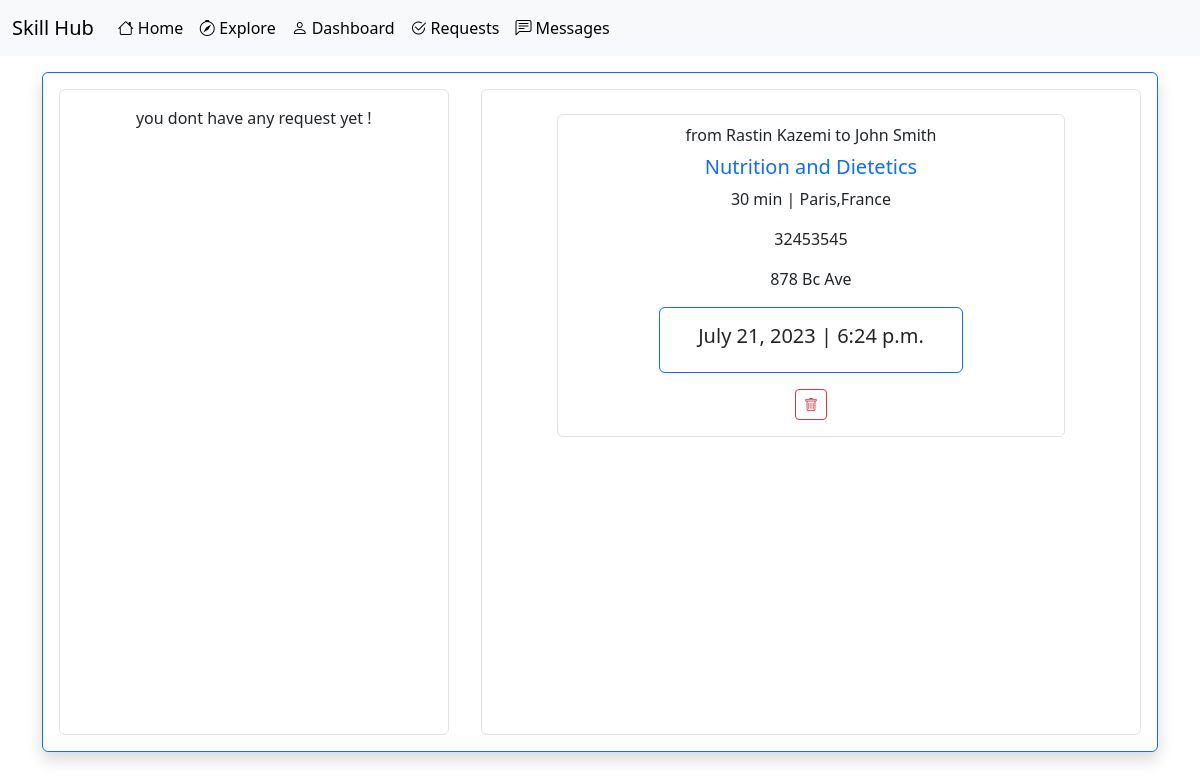
Page /request/23/ (signed in) on the committed database.
### request/models.py (models this page shows, shortened)
class Request(models.Model):
    skill = models.ForeignKey(Skills, on_delete=models.CASCADE, related_name='request_skill')
    user = models.ForeignKey(User, on_delete=models.CASCADE, related_name='request_user')
    receiver = models.ForeignKey(User, on_delete=models.CASCADE, related_name='request_receiver')
    REQUEST_CHOICES = (
        ('accepted', 'accepted'),
        ('pending', 'pending'),
    )
    status = models.CharField(choices=REQUEST_CHOICES, max_length=100)
    date = models.DateField()
    time = models.TimeField()
    create = models.DateTimeField(auto_now_add=True,null=True)

### account/models.py (models this page shows, shortened)
class Profile(models.Model):
    user = models.OneToOneField(User, on_delete=models.CASCADE, related_name='profile_user')
    phone = models.IntegerField(null=True)
    first_name = models.CharField(max_length=100, null=True)
    last_name = models.CharField(max_length=100, null=True)
    country = models.CharField(max_length=100, null=True)
    city = models.CharField(max_length=100, null=True)
    address = models.CharField(max_length=100, null=True)
    image = models.ImageField(upload_to='media/owner_profile/', default='media/default_images/avatar.png')

### skills/models.py (models this page shows, shortened)
class Skills(models.Model):
    user = models.ForeignKey(User, on_delete=models.CASCADE)
    category = models.ForeignKey('SkillsCategory', on_delete=models.CASCADE)
    title = models.CharField(max_length=100)
    time = models.ForeignKey('SkillsTime', on_delete=models.CASCADE)
    description = models.TextField()
    create = models.DateTimeField(auto_now_add=True, null=True)
    like = models.ManyToManyField(User, related_name='skills_like',null=True,blank=True)
    rating = models.ManyToManyField('Rate',related_name='skills_rating',null=True,blank=True)

class SkillsTime(models.Model):
    time = models.CharField(max_length=100)
    def __str__(self):
        return self.time

### request/views.py (the view)
# urls.py: path('<int:id>/',views.request_details,name='request_details'),
@login_required(login_url='accounts:user_register')
def request_details(request, id):
    rq = get_object_or_404(Request, id=id)
    if rq.receiver != request.user:
        redirect('home:main')
    requests = Request.objects.filter(Q(receiver=request.user) | Q(user=request.user) & Q(status='accepted')).order_by(
        '-create')
    context = {'requests': requests, 'rq': rq}
    return render(request, 'request/details.html', context)

### request/templates/request/details.html (shortened to what this page needs)
{% extends '_base.html' %}
{% block body %}
    <div style="width: 100vw;height: 85vh;" class="d-flex justify-content-center mt-3">
        <div style="width: 93%;height: 100%;" class="shadow border border-primary rounded p-3 row">
            <div style="height: 100%;overflow-y: scroll;width: 36%" class="rounded border p-3">
                {% if requests %}
                    {% for r in requests %}
                        {% if r.status == 'pending' %}
                            <a href="{% url 'request:request_details' r.id %}"
                               class="btn btn-outline-dark form-control mb-3">{{ r.user.profile_user.first_name }} {{ r.user.profile_user.last_name }}
                                | {{ r.skill.title }}</a>
                        {% else %}
                            <a href="{% url 'request:request_details' r.id %}"
                               class="btn btn-success form-control mb-3">{{ r.user.profile_user.first_name }} {{ r.user.profile_user.last_name }}
                                | {{ r.skill.title }}</a>
                        {% endif %}
                    {% endfor %}
                {% else %}
                    <p class="text-center">you dont have any request yet !</p>
                {% endif %}
            </div>
            <div style="height: 100%;width: 3%"></div>
            <div style="height: 100%;overflow-y: scroll;width: 61%"
                 class="rounded border d-flex flex-column align-items-center">
                {% if rq.status == 'pending' %}
                    <div class="alert alert-primary row mt-3" role="alert" style="width: 100%">
                        <div class="col-2"><a href="{% url 'user:user_profile' rq.user.username %}"
                                              style="text-decoration: none;color: #052C65">{{ rq.user.profile_user.first_name }} {{ rq.user.profile_user.last_name }}</a>
                        </div>
                        <div class="col-4"><a href="{% url 'skills:skill_info' rq.skill.id %}"
                                              style="text-decoration: none;color: #052C65">{{ rq.skill.title }}</a>
                        </div>
                        <div class="col-4">
                            {{ rq.date }} | {{ rq.time }}
                        </div>
                        <div class="col-2">
                            <a href="{% url 'request:request_accept' rq.id %}"
                               class="btn btn-outline-success sm btn-sm"><i
                                    class="bi bi-check2-circle"></i></a>
                            <a href="{% url 'request:reject' rq.id %}" class="btn btn-outline-danger sm btn-sm"><i
                                    class="bi bi-x-circle"></i></a>
                        </div>
                    </div>
                {% else %}
                    <div style="width:80%;" class="border rounded mt-4 d-flex flex-column align-items-center">
                        <p class="my-2">from <a href="{% url 'user:user_profile' rq.user.username %}" style="text-decoration: none"
                                   class="text-dark">{{ rq.user.profile_user.first_name }} {{ rq.user.profile_user.last_name }}</a>
                            to <a href="{% url 'user:user_profile' rq.user.username %}" style="text-decoration: none"
                                  class="text-dark">{{ rq.receiver.profile_user.first_name }} {{ rq.receiver.profile_user.last_name }}</a>
                        </p>
                        <h5><a href="{% url 'skills:skill_info' rq.skill.id %}" style="text-decoration: none" class="text-primary">{{ rq.skill.title }}</a></h5>
                        <p>{{ rq.skill.time }} | {{ rq.receiver.profile_user.city }},{{ rq.receiver.profile_user.country }}</p>
                        <p>{{ rq.receiver.profile_user.phone }}</p>
                        <p>{{ rq.receiver.profile_user.address }}</p>
                        <div style="width: 60%" class="rounded border border-primary"><h5 class="text-center p-3">{{ rq.date }} | {{ rq.time }}</h5></div>
                        <a href="{% url 'request:reject' rq.id %}" class="btn btn-outline-danger sm btn-sm my-3"><i class="bi bi-trash"></i></a>
                    </div>
                {% endif %}
            </div>
        </div>
    </div>
{% endblock %}

### rows in the picture
Request: user.profile_user.first_name "Rastin", user.profile_user.last_name "Kazemi", receiver.profile_user.first_name "John", receiver.profile_user.last_name "Smith", skill "Nutrition and Dietetics", skill.time "30 min", receiver.profile_user.city "Paris", receiver.profile_user.country "France", receiver.profile_user.phone "32453545", receiver.profile_user.address "878 Bc Ave", date "July 21, 2023", time "6:24 p.m."
